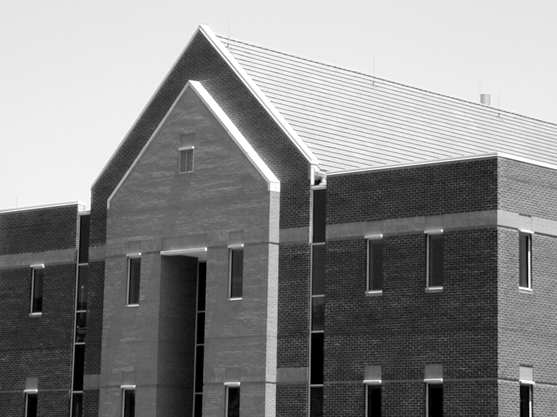
%> input picture obrazy/lab9/wykonanie/dom.png, 557 x 417 px
$ octave zadania_trzy2.m   (GNU Octave 9; MATLAB toolbox functions it lacks are replaced by stand-ins)
%> lines starting %> are read from the running program, lines starting %| are printed output that depends on the picture
%% zadania C
lab = imread('dom.png');
%> lab is the input picture: size 417x557 uint8; min 0, max 255, mean 133.3

X = 3;
Y = 1;

kwadraty = lab;
autocanny = edge(kwadraty, 'canny');
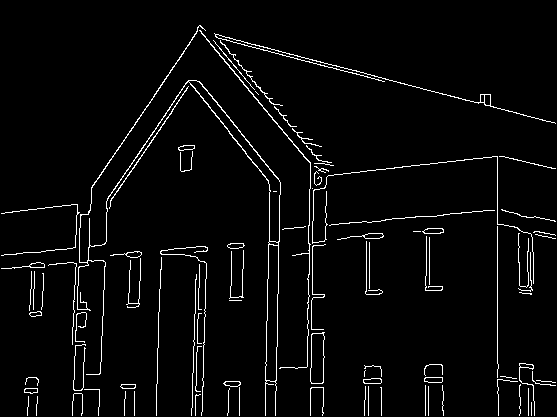
%> autocanny: size 417x557 logical; 3.6% white in thin lines or dots
[H,theta,rho] = hough(autocanny);
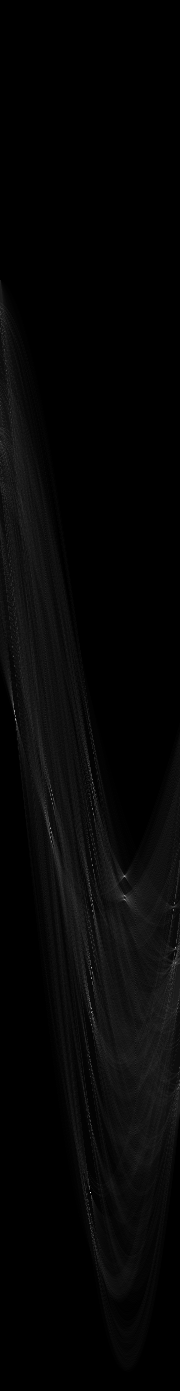
%> H: size 1391x180 double; min 0, max 228, mean 5.9
%> theta = 180 values from -90 to 89; rho = 1391 values from -695 to 695
piki = houghpeaks(H,12);
%> piki = [1193 91; 720 16; 968 92; 948 176; 877 125; 829 51; 1013 92; 900 125; 791 52; 963 176]
lines = houghlines(autocanny,theta,rho,piki);
%> lines = 9 lines; longest, point1 to point2 (x, y): (260, 46) to (547, 122), (498, 157) to (498, 394), (92, 189) to (202, 27), (198, 29) to (311, 164), (107, 208) to (193, 81), (189, 82) to (269, 181)


figure;
imshow(autocanny)
hold on
max_len = 0;
for k = 1:length(lines)
   xy = [lines(k).point1; lines(k).point2];
   plot(xy(:,1),xy(:,2),'LineWidth',2,'Color','green');

   % Plot beginnings and ends of lines
   plot(xy(1,1),xy(1,2),'x','LineWidth',2,'Color','yellow');
   plot(xy(2,1),xy(2,2),'x','LineWidth',2,'Color','red');

   % Determine the endpoints of the longest line segment
   len = norm(lines(k).point1 - lines(k).point2);
   if ( len > max_len)
      max_len = len;
      xy_long = xy;
   end
end
%> this loop made 9 passes
%> (len, max_len, xy_long) on passes 1 to 2: (237, 237, [498 157; 498 394]), (296.9, 296.9, [260 46; 547 122])
%> (xy, len) on passes 3 to 8: ([266 376; 266 416], 40), ([267 322; 267 366], 44), ([92 189; 202 27], 195.8), ([198 29; 311 164], 176.1), ([312 319; 312 368], 49), ([107 208; 193 81], 153.4)
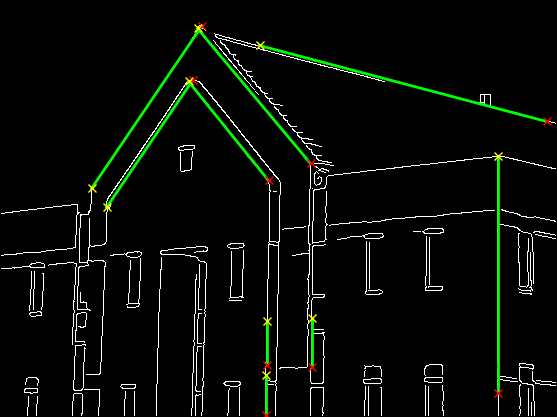
%> figure redrawn from the program's plot data


figure;
subplot(Y,X,1);
imshow(kwadraty);
title('orygina??');

subplot(Y,X,2);
imshow(autocanny);
title('canny');

subplot(Y,X,3);
imshow(H, []);
title('hough');

hold on;
plot(piki(:,2), piki(:,1), 'o');
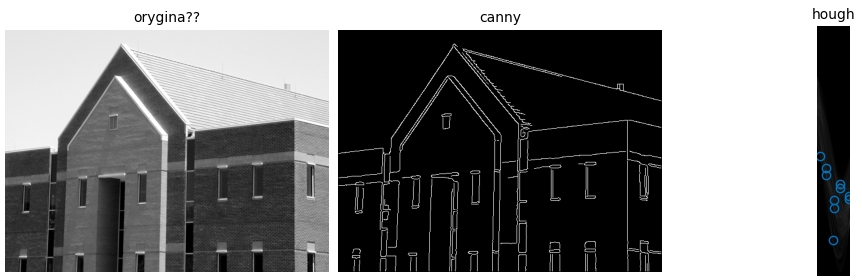
%> figure redrawn from the program's plot data, 3 panels
